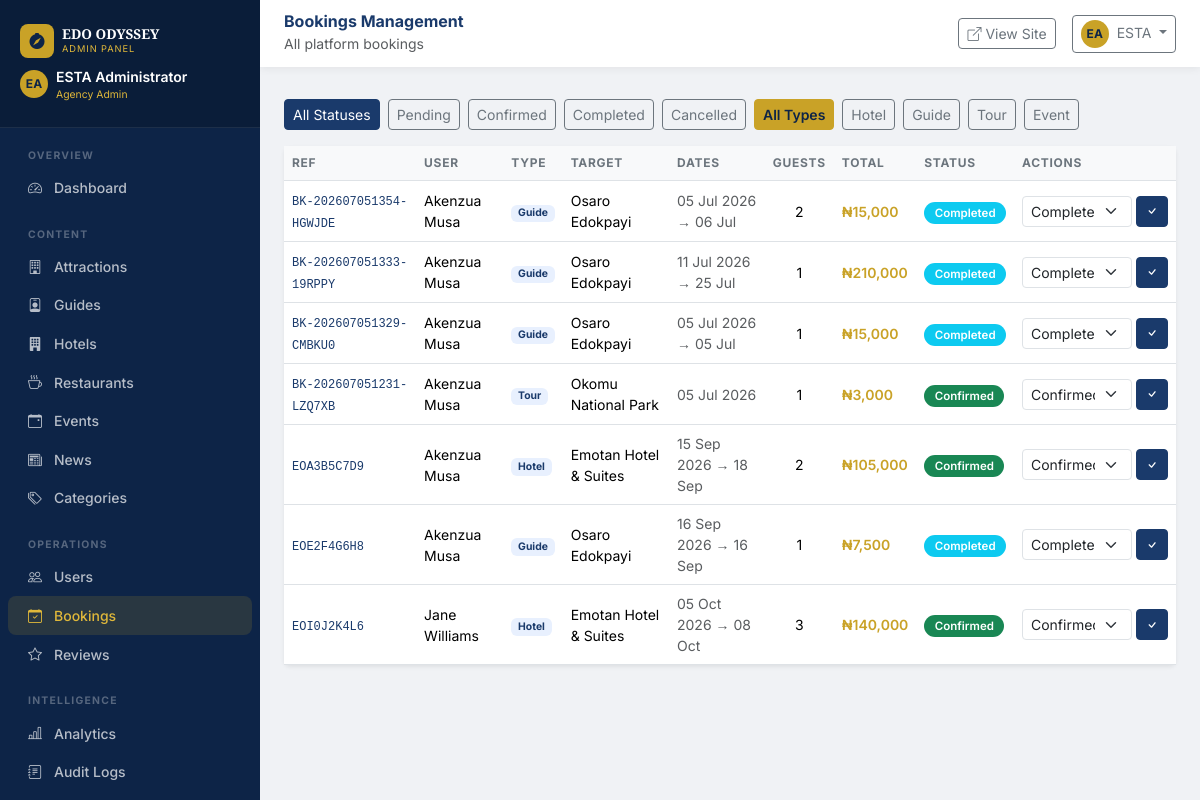
The page /admin/bookings (signed in) on the database its author committed.
### app/models/models.py (models this page shows, shortened)
class BaseModel(db.Model):
    __abstract__ = True
    id = db.Column(db.Integer, primary_key=True)
    uuid = db.Column(db.String(36), default=gen_uuid, unique=True, nullable=False, index=True)
    created_at = db.Column(db.DateTime, default=datetime.utcnow, nullable=False)
    updated_at = db.Column(db.DateTime, default=datetime.utcnow, onupdate=datetime.utcnow, nullable=False)
    created_by = db.Column(db.Integer, nullable=True)
    status = db.Column(db.String(20), default="active", nullable=False)
    deleted_at = db.Column(db.DateTime, nullable=True)

class User(UserMixin, BaseModel):
    __tablename__ = "users"
    email = db.Column(db.String(150), unique=True, index=True, nullable=False)
    password_hash = db.Column(db.String(255), nullable=False)
    first_name = db.Column(db.String(100), nullable=False)
    last_name = db.Column(db.String(100), nullable=False)
    role = db.Column(db.String(50), default="Tourist", nullable=False)
    phone = db.Column(db.String(50), nullable=True)
    is_verified = db.Column(db.Boolean, default=False, nullable=False)
    avatar_url = db.Column(db.String(255), nullable=True)
    heritage_points = db.Column(db.Integer, default=0, nullable=False)
    bio = db.Column(db.Text, nullable=True)
    address = db.Column(db.String(255), nullable=True)
    nationality = db.Column(db.String(100), nullable=True)
    last_login = db.Column(db.DateTime, nullable=True)
    bookings = db.relationship("Booking", back_populates="user", lazy="dynamic")
    reviews = db.relationship("Review", back_populates="user", lazy="dynamic")
    guide_profile = db.relationship("Guide", back_populates="user", uselist=False)
    notifications = db.relationship("Notification", back_populates="user", lazy="dynamic")
    favourites = db.relationship("Favourite", back_populates="user", lazy="dynamic")
    payments = db.relationship("Payment", back_populates="user", lazy="dynamic")
    audit_logs = db.relationship("AuditLog", foreign_keys="AuditLog.user_id", back_populates="user", lazy="dynamic")
    owned_attractions = db.relationship("Attraction", back_populates="owner", foreign_keys="Attraction.user_id", lazy="dynamic")
    owned_hotels = db.relationship("Hotel", back_populates="owner", foreign_keys="Hotel.user_id", lazy="dynamic")
    owned_restaurants = db.relationship("Restaurant", back_populates="owner", foreign_keys="Restaurant.user_id", lazy="dynamic")
    owned_events = db.relationship("Event", back_populates="owner", foreign_keys="Event.user_id", lazy="dynamic")  # Add this
    @property
    def full_name(self):
        return f"{self.first_name} {self.last_name}"
    @property
    def is_admin(self):
        return self.role in ("Agency Admin", "Super Admin")

class Booking(BaseModel):
    __tablename__ = "bookings"
    user_id = db.Column(db.Integer, db.ForeignKey("users.id"), nullable=False)
    booking_type = db.Column(db.String(50), nullable=False)  # Guide, Hotel, Tour, Event
    target_id = db.Column(db.Integer, nullable=False)
    target_name = db.Column(db.String(255), nullable=True)
    start_date = db.Column(db.DateTime, nullable=False)
    end_date = db.Column(db.DateTime, nullable=True)
    total_price = db.Column(db.Float, nullable=False)
    booking_status = db.Column(db.String(50), default="Pending", nullable=False)  # Pending, Approved, Completed, Cancelled
    cancellation_reason = db.Column(db.String(255), nullable=True)
    notes = db.Column(db.Text, nullable=True)
    reference_code = db.Column(db.String(20), nullable=True, unique=True)
    num_guests = db.Column(db.Integer, default=1, nullable=False)
    user = db.relationship("User", back_populates="bookings")
    payment = db.relationship("Payment", back_populates="booking", uselist=False)

### app/admin/routes.py (the view)
@admin_bp.route("/bookings")
@login_required
@admin_required
def bookings():
    page = request.args.get("page", 1, type=int)
    status_filter = request.args.get("status", "")
    btype = request.args.get("type", "")
    query = Booking.query.filter_by(status="active")
    if status_filter:
        query = query.filter_by(booking_status=status_filter)
    if btype:
        query = query.filter_by(booking_type=btype)
    pagination = query.order_by(Booking.created_at.desc()).paginate(page=page, per_page=20, error_out=False)
    return render_template("admin/bookings.html", bookings=pagination.items, pagination=pagination, status_filter=status_filter, btype=btype)

### app/templates/admin/bookings.html (shortened to what this page needs)
{% extends "admin/base.html" %}
{% block page_title %}Bookings Management{% endblock %}
{% block page_subtitle %}All platform bookings{% endblock %}
{% block content %}
<div class="d-flex gap-2 mb-3 flex-wrap">
  {% for s in ['','Pending','Confirmed','Completed','Cancelled'] %}
  <a href="{{ url_for('admin.bookings', status=s, type=btype) }}" class="btn btn-sm {% if status_filter==s %}btn-blue{% else %}btn-outline-secondary{% endif %}">{{ s or 'All Statuses' }}</a>
  {% endfor %}
  {% for t in ['','Hotel','Guide','Tour','Event'] %}
  <a href="{{ url_for('admin.bookings', status=status_filter, type=t) }}" class="btn btn-sm {% if btype==t %}btn-gold{% else %}btn-outline-secondary{% endif %}">{{ t or 'All Types' }}</a>
  {% endfor %}
</div>
<div class="card border-0 shadow-sm">
  <div class="card-body p-0">
    <table class="table table-hover mb-0 admin-table">
      <thead><tr><th>Ref</th><th>User</th><th>Type</th><th>Target</th><th>Dates</th><th>Guests</th><th>Total</th><th>Status</th><th>Actions</th></tr></thead>
      <tbody>
      {% for b in bookings %}
      <tr>
        <td><code class="text-blue" style="font-size:.75rem">{{ b.reference_code }}</code></td>
        <td class="small">{{ b.user.full_name if b.user else '—' }}</td>
        <td><span class="badge bg-blue-100 text-blue" style="font-size:.65rem">{{ b.booking_type }}</span></td>
        <td class="small">{{ b.target_name or '—' }}</td>
        <td class="small text-muted">{{ b.start_date.strftime('%d %b %Y') }}{% if b.end_date %} → {{ b.end_date.strftime('%d %b') }}{% endif %}</td>
        <td class="small text-center">{{ b.num_guests }}</td>
        <td class="fw-semibold text-gold small">₦{{ '{:,.0f}'.format(b.total_price) }}</td>
        <td>
          <span class="status-badge {% if b.booking_status=='Confirmed' or b.booking_status=='Approved' %}bg-success text-white{% elif b.booking_status=='Pending' %}bg-warning text-dark{% elif b.booking_status=='Cancelled' %}bg-danger text-white{% elif b.booking_status=='Completed' %}bg-info text-white{% else %}bg-secondary text-white{% endif %}">{{ b.booking_status }}</span>
        </td>
        <td>
          <form method="POST" action="{{ url_for('admin.booking_status', id=b.id) }}" class="d-flex gap-1">
            <select name="status" class="form-select form-select-sm" style="width:110px">
              {% for s in ['Pending','Confirmed','Completed','Cancelled'] %}<option value="{{ s }}" {% if b.booking_status==s %}selected{% endif %}>{{ s }}</option>{% endfor %}
            </select>
            <button type="submit" class="btn btn-blue btn-sm py-0"><i class="bi bi-check"></i></button>
          </form>
        </td>
      </tr>
      {% endfor %}
      </tbody>
    </table>
  </div>
</div>
{% endblock %}

### app/templates/admin/base.html (shortened to what this page needs)
<!DOCTYPE html>
<html lang="en">
<head>
  <link href="https://cdn.jsdelivr.net/npm/bootstrap@5.3.3/dist/css/bootstrap.min.css" rel="stylesheet">
  <link href="https://cdn.jsdelivr.net/npm/bootstrap-icons@1.11.3/font/bootstrap-icons.css" rel="stylesheet">
  <link rel="stylesheet" href="{{ url_for('static', filename='css/main.css') }}">
</head>
<body class="admin-body">
<div class="admin-sidebar" id="adminSidebar">
  <div class="admin-sidebar-header">
    <div class="d-flex align-items-center gap-2 mb-1">
      <div class="brand-icon" style="width:34px;height:34px;font-size:1rem"><i class="bi bi-compass-fill"></i></div>
      <div>
        <div class="brand-title" style="font-size:.85rem">EDO ODYSSEY</div>
        <div class="brand-subtitle" style="font-size:.58rem">Admin Panel</div>
      </div>
    </div>
    <div class="d-flex align-items-center gap-2 mt-2">
      <div class="avatar-initials-sm">{{ current_user.first_name[0] }}{{ current_user.last_name[0] }}</div>
      <div>
        <div class="text-white small fw-semibold">{{ current_user.full_name }}</div>
        <div style="font-size:.65rem;color:var(--gold-400)">{{ current_user.role }}</div>
      </div>
    </div>
  </div>
  <nav class="flex-grow-1 py-2 px-2">
    <div class="nav-section">Overview</div>
    <a href="{{ url_for('admin.dashboard') }}" class="nav-link {% if request.endpoint=='admin.dashboard' %}active{% endif %}"><i class="bi bi-speedometer2"></i> Dashboard</a>
    <div class="nav-section mt-2">Content</div>
    <a href="{{ url_for('admin.attractions') }}" class="nav-link {% if 'attractions' in request.endpoint %}active{% endif %}"><i class="bi bi-building"></i> Attractions</a>
    <a href="{{ url_for('admin.guides') }}" class="nav-link {% if 'guides' in request.endpoint %}active{% endif %}"><i class="bi bi-person-badge"></i> Guides</a>
    <a href="{{ url_for('admin.hotels') }}" class="nav-link {% if 'hotel' in request.endpoint %}active{% endif %}"><i class="bi bi-building-fill"></i> Hotels</a>
    <a href="{{ url_for('admin.restaurants') }}" class="nav-link {% if 'restaurant' in request.endpoint %}active{% endif %}"><i class="bi bi-cup-hot"></i> Restaurants</a>
    <a href="{{ url_for('admin.events') }}" class="nav-link {% if 'event' in request.endpoint %}active{% endif %}"><i class="bi bi-calendar-event"></i> Events</a>
    <a href="{{ url_for('admin.news') }}" class="nav-link {% if 'news' in request.endpoint %}active{% endif %}"><i class="bi bi-newspaper"></i> News</a>
    <a href="{{ url_for('admin.categories') }}" class="nav-link {% if 'categor' in request.endpoint %}active{% endif %}"><i class="bi bi-tags"></i> Categories</a>
    <div class="nav-section mt-2">Operations</div>
    <a href="{{ url_for('admin.users') }}" class="nav-link {% if 'users' in request.endpoint %}active{% endif %}"><i class="bi bi-people"></i> Users</a>
    <a href="{{ url_for('admin.bookings') }}" class="nav-link {% if 'bookings' in request.endpoint %}active{% endif %}"><i class="bi bi-calendar-check"></i> Bookings</a>
    <a href="{{ url_for('admin.reviews') }}" class="nav-link {% if 'reviews' in request.endpoint %}active{% endif %}"><i class="bi bi-star"></i> Reviews</a>
    <div class="nav-section mt-2">Intelligence</div>
    <a href="{{ url_for('admin.analytics') }}" class="nav-link {% if 'analytics' in request.endpoint %}active{% endif %}"><i class="bi bi-bar-chart-line"></i> Analytics</a>
    <a href="{{ url_for('admin.audit_logs') }}" class="nav-link {% if 'audit' in request.endpoint %}active{% endif %}"><i class="bi bi-journal-text"></i> Audit Logs</a>
  </nav>
</div>
<div class="admin-main">
  <div class="admin-topbar">
    <div class="d-flex align-items-center gap-3">
      <div>
        <h6 class="mb-0 fw-bold text-blue">{% block page_title %}Admin Panel{% endblock %}</h6>
        <small class="text-muted">{% block page_subtitle %}Edo Odyssey CMS{% endblock %}</small>
      </div>
    </div>
    <div class="d-flex align-items-center gap-3">
      <a href="{{ url_for('main.home') }}" class="btn btn-outline-secondary btn-sm" target="_blank"><i class="bi bi-box-arrow-up-right me-1"></i>View Site</a>
      <div class="dropdown">
        <button class="btn btn-outline-secondary btn-sm dropdown-toggle" data-bs-toggle="dropdown">
          <div class="avatar-initials-sm d-inline-flex me-1">{{ current_user.first_name[0] }}{{ current_user.last_name[0] }}</div>
          {{ current_user.first_name }}
        </button>
      </div>
    </div>
  </div>
  <div class="px-4 pt-2">
  </div>
  <div class="admin-content">
    {% block content %}{% endblock %}
  </div>
</div>
</body>
</html>

### app/static/css/main.css (style rules this page uses)
:root { --blue-900: #0d2447; --blue-800: #1a3a6b; --blue-700: #1d4385; --blue-600: #2255a4; --blue-100: #e8f0fe; --gold-600: #a07d10; --gold-500: #c9a227; --gold-400: #e0b83a; --gold-100: #fdf6e3; --gray-50: #f8f9fa; --gray-100: #f0f2f5; --gray-200: #e2e8f0; --text-dark: #1a202c; --text-muted: #6c757d; --restaurant: #e05c27; --restaurant-hover: #c94a1a; --radius: 12px; --shadow: 0 4px 20px rgba(26,58,107,.12); --shadow-lg: 0 8px 40px rgba(26,58,107,.18); --transition: .25s ease; }
body { font-family: 'Inter', sans-serif; color: var(--text-dark); background: #fff; }
a { text-decoration: none; transition: color var(--transition); }
.bg-blue-100 { background-color: var(--blue-100) !important; }
.text-gold { color: var(--gold-500) !important; }
.text-blue { color: var(--blue-800) !important; }
.brand-icon { width: 38px; height: 38px; background: var(--gold-500); border-radius: 8px; display: flex; align-items: center; justify-content: center; font-size: 1.2rem; color: var(--blue-900); }
.brand-title { font-family: 'Playfair Display',serif; font-size: .95rem; font-weight: 700; color: #fff; line-height: 1.1; }
.brand-subtitle { font-size: .58rem; color: var(--gold-400); text-transform: uppercase; letter-spacing: .1em; }
.btn-gold { background: var(--gold-500); border-color: var(--gold-500); color: var(--blue-900); font-weight: 600; }
.btn-blue { background: var(--blue-800); color: #fff; border-color: var(--blue-800); }
.avatar-initials-sm { width:28px; height:28px; background: var(--gold-500); color: var(--blue-900); border-radius: 50%; display:flex; align-items:center; justify-content:center; font-weight:700; font-size:.75rem; }
.admin-sidebar { position: fixed; left:0; top:0; bottom:0; width:260px; background: var(--blue-900); z-index: 1000; overflow-y: auto; transition: transform .3s ease; display: flex; flex-direction: column; }
.admin-sidebar-header { padding: 1.5rem 1.25rem; background: rgba(0,0,0,.2); border-bottom: 1px solid rgba(255,255,255,.08); }
.admin-sidebar .nav-link { color: rgba(255,255,255,.7); font-size:.875rem; font-weight:500; padding:.55rem 1.25rem; border-radius:8px; transition: all var(--transition); display:flex; align-items:center; gap:.75rem; }
.admin-sidebar .nav-link:hover, .admin-sidebar .nav-link.active { background: rgba(201,162,39,.15); color: var(--gold-400); }
.admin-sidebar .nav-section { font-size:.65rem; font-weight:700; color:rgba(255,255,255,.3); text-transform:uppercase; letter-spacing:.12em; padding:.75rem 1.25rem .3rem; }
.admin-main { margin-left:260px; min-height:100vh; background:var(--gray-100); }
.admin-topbar { background:#fff; padding:.75rem 1.5rem; box-shadow:0 2px 8px rgba(0,0,0,.06); display:flex; align-items:center; justify-content:space-between; position:sticky; top:0; z-index:999; }
.admin-content { padding:1.5rem; }
.admin-table th { font-size:.75rem; font-weight:700; text-transform:uppercase; letter-spacing:.06em; color:var(--text-muted); background:var(--gray-50); }
.admin-table td { font-size:.875rem; vertical-align:middle; }
.status-badge { font-size:.72rem; padding:.25rem .65rem; border-radius:50px; font-weight:600; }

### rows shown on the page
User: first_name "E", last_name "A", full_name "ESTA Administrator", role "Agency Admin", first_name "ESTA"
Booking: reference_code "BK-202607051354-HGWJDE", user "Akenzua Musa", booking_type "Guide", target_name "Osaro Edokpayi", start_date "05 Jul 2026", end_date "06 Jul", num_guests "2", total_price "15,000", booking_status "Completed", status "Completed"
Booking: reference_code "BK-202607051333-19RPPY", user "Akenzua Musa", booking_type "Guide", target_name "Osaro Edokpayi", start_date "11 Jul 2026", end_date "25 Jul", num_guests "1", total_price "210,000", booking_status "Completed", status "Completed"
Booking: reference_code "BK-202607051329-CMBKU0", user "Akenzua Musa", booking_type "Guide", target_name "Osaro Edokpayi", start_date "05 Jul 2026", end_date "05 Jul", num_guests "1", total_price "15,000", booking_status "Completed", status "Completed"
Booking: reference_code "BK-202607051231-LZQ7XB", user "Akenzua Musa", booking_type "Tour", target_name "Okomu National Park", start_date "05 Jul 2026", num_guests "1", total_price "3,000", booking_status "Confirmed", status "Confirmed"
Booking: reference_code "EOA3B5C7D9", user "Akenzua Musa", booking_type "Hotel", target_name "Emotan Hotel & Suites", start_date "15 Sep 2026", end_date "18 Sep", num_guests "2", total_price "105,000", booking_status "Confirmed", status "Confirmed"
Booking: reference_code "EOE2F4G6H8", user "Akenzua Musa", booking_type "Guide", target_name "Osaro Edokpayi", start_date "16 Sep 2026", end_date "16 Sep", num_guests "1", total_price "7,500", booking_status "Completed", status "Completed"
Booking: reference_code "EOI0J2K4L6", user "Jane Williams", booking_type "Hotel", target_name "Emotan Hotel & Suites", start_date "05 Oct 2026", end_date "08 Oct", num_guests "3", total_price "140,000", booking_status "Confirmed", status "Confirmed"

### other values the page prints
{{ s or 'All Statuses' }} "All Statuses" "Pending" "Confirmed" "Completed" "Cancelled"
{{ t or 'All Types' }} "All Types" "Hotel" "Guide" "Tour" "Event"
